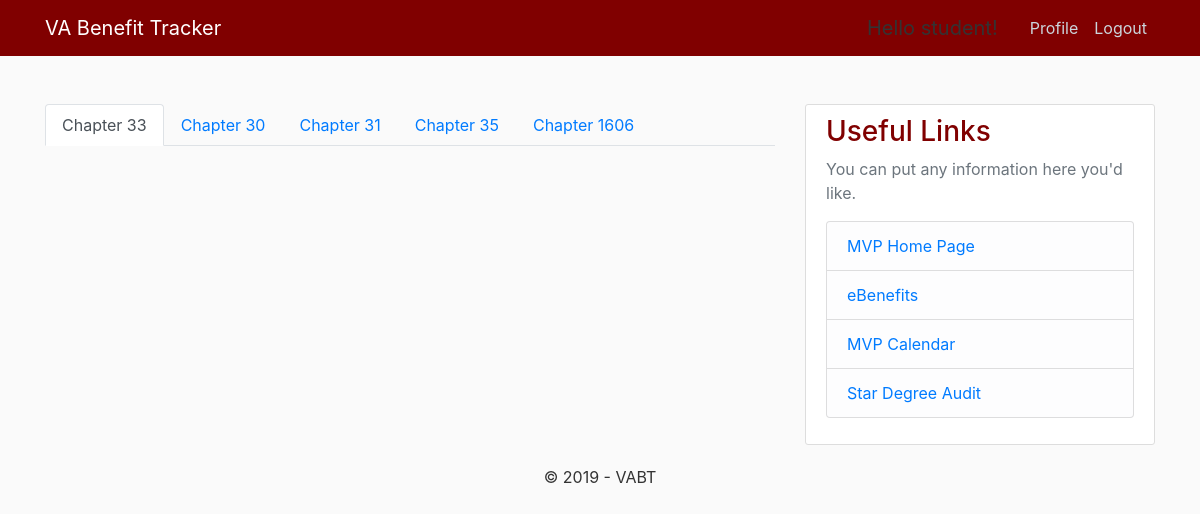
/certifier_home (signed in), run on an earlier commit of the app's database.
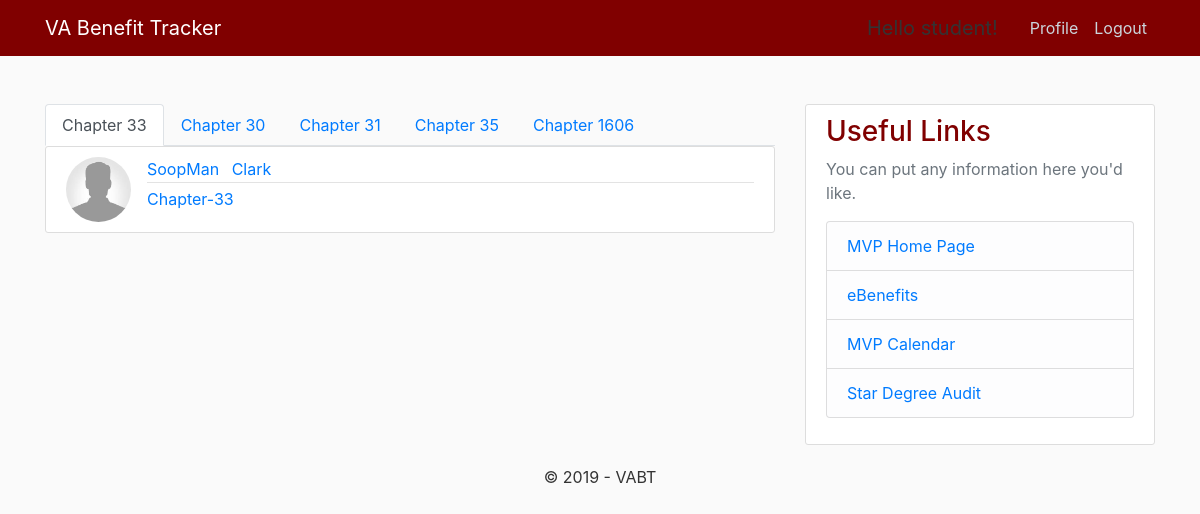
And on a later commit of the database.
### dashboard/models.py (models this page shows, shortened)
class Post(models.Model):
    title = models.CharField(max_length=100)
    comment = models.TextField()
    date_began = models.DateTimeField(default=timezone.now)
    student = models.ForeignKey(User, on_delete=models.CASCADE)
    Certificate_of_eligibility = models.BooleanField(default=False)
    MVP_information_sheet = models.BooleanField(default=False)
    Student_responsibility = models.BooleanField(default=False)
    Resident_tuition_app = models.BooleanField(default=False)
    Concise_student_schedule = models.BooleanField(default=False)
    Star_degree_audit = models.BooleanField(default=False)

### users/models.py (models this page shows, shortened)
class Profile(models.Model): #one to one
    user = models.OneToOneField(User, on_delete=models.CASCADE)
    image = models.ImageField(default='default.jpg', upload_to='profile_pics')

class UserExtended(models.Model):
    user = models.OneToOneField(User, on_delete=models.CASCADE)
    chapter = models.CharField(max_length=4,choices=[('33','33'), ('30','30'), ('31','31'),('35','35'),('1606','1606')],blank=True)
    is_firsttime = models.BooleanField(default=True)
    is_student = models.BooleanField(default=True)
    phone_regex = RegexValidator(regex=r'^\+?1?\d{9,15}$', message="Phone number must be entered in the format: '+999999999'. Up to 15 digits allowed.")
    phone_notifications = models.BooleanField(default=False)
    phone_number = models.CharField(validators=[phone_regex], max_length=17, blank=True) # validators should be a list
    carrier = models.CharField(max_length=15,choices=[('AT&T','AT&T'),('Verizon','Verizon'),('Sprint','Sprint'),('T-Mobile','T-Mobile'),('Virgin', 'Virgin')], blank=True)
    def user_directory_path(instance, filename):
        return 'students/{0}_{1}/{2}'.format(instance.user.last_name,instance.user.first_name,filename)
    cert_of_elig = models.FileField(upload_to=user_directory_path,validators=[FileExtensionValidator(allowed_extensions=["pdf"])],blank=True,null=True)
    MVP_info_sheet = models.FileField(upload_to=user_directory_path,validators=[FileExtensionValidator(allowed_extensions=['pdf'])],blank=True,null = True)
    stud_respon = models.FileField(upload_to=user_directory_path,validators=[FileExtensionValidator(allowed_extensions=['pdf'])],blank=True,null = True)
    resid_tuit_app = models.FileField(upload_to=user_directory_path,validators=[FileExtensionValidator(allowed_extensions=['pdf'])],blank=True,null = True)
    conc_stud_sched = models.FileField(upload_to=user_directory_path,validators=[FileExtensionValidator(allowed_extensions=['pdf'])],blank=True,null = True)
    star_deg_audit = models.FileField(upload_to=user_directory_path,validators=[FileExtensionValidator(allowed_extensions=['pdf'])],blank=True,null = True)

### dashboard/views.py (the view)
# urls.py: path('certifier_home', PostListView.as_view(), name='certifier-home'),
class PostListView(ListView):
    model = Post
    template_name = 'dashboard/certifier_home.html'
    context_object_name = 'posts'

### dashboard/templates/dashboard/certifier_home.html (shortened to what this page needs)
﻿{%extends "dashboard/base.html" %}
{% block content %}
<div>
    <ul class="nav nav-tabs">
      <li class="nav-item">
        <a class="nav-link active" href="#chapter33" role="tab" data-toggle="tab">Chapter 33</a>
      </li>
     <li class="nav-item">
        <a class="nav-link" href="#chapter30" role="tab" data-toggle="tab">Chapter 30</a>
      </li> <li class="nav-item">
        <a class="nav-link" href="#chapter31" role="tab" data-toggle="tab">Chapter 31</a>
      </li> <li class="nav-item">
        <a class="nav-link" href="#chapter35" role="tab" data-toggle="tab">Chapter 35</a>
      </li>
     <li class="nav-item">
        <a class="nav-link" href="#chapter16" role="tab" data-toggle="tab">Chapter 1606</a>
      </li>
    </ul>
    <div class="tab-content">
        <div role"tabpanel" class="tab-pane active" id="chapter33">
            {% for post in posts %}
                <article class="media content-section">
                    <img class="rounded-circle article-img" src="{{ user.profile.image.url }}" />
                    <div class="media-body">
                        <div class="article-metadata">
                            <a class="mr-2" href="{% url 'user-posts' post.student.username %}">{{ post.student.last_name }}</a>
                            <a class="mr-0" href="">{{ post.student.first_name }}</a>
                        </div>
                            <a class="mr-2" href="">Chapter-{{ post.student.userextended.chapter }}</a>
                    </div>
                </article>
            {% endfor %}
        </div>
    </div>
</div>
{% endblock content %}

What changed in the data, as far as the page shows it:
added Post: profile.image (placeholder picture), student.last_name "SoopMan", student.first_name "Clark", student.userextended.chapter "33"
